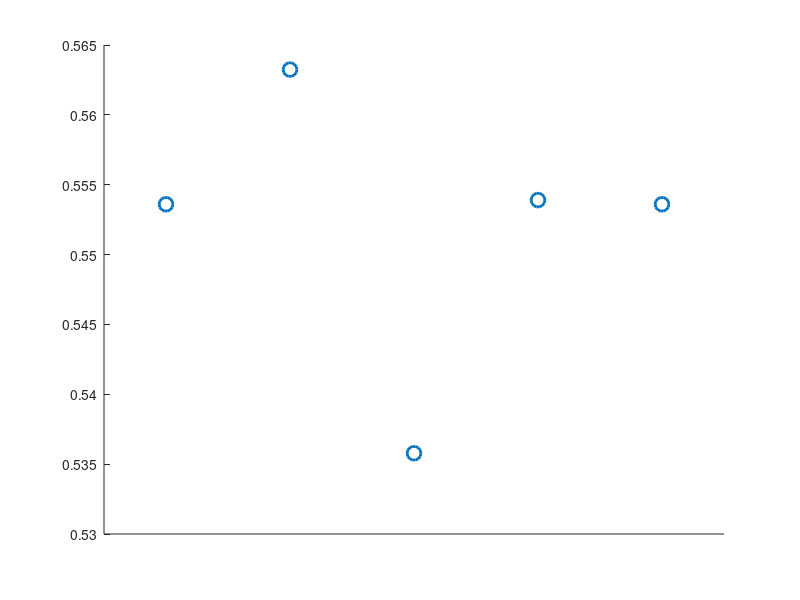
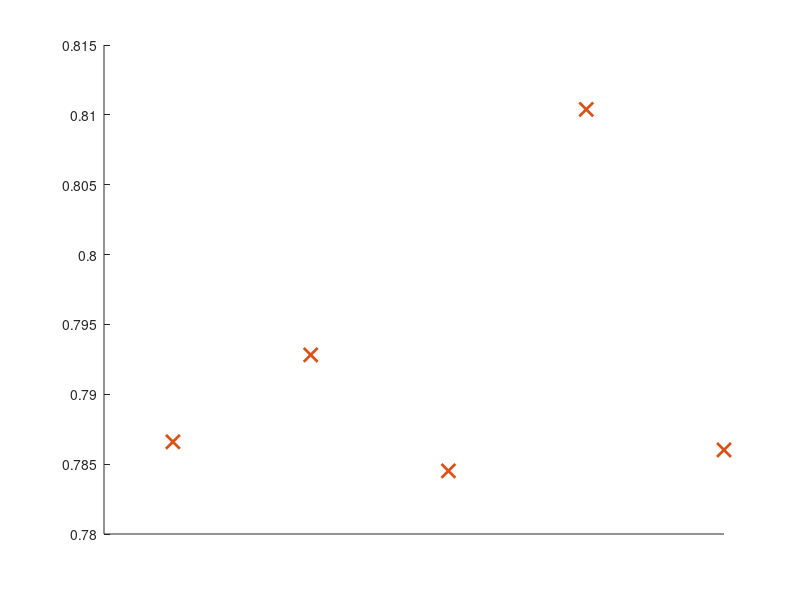
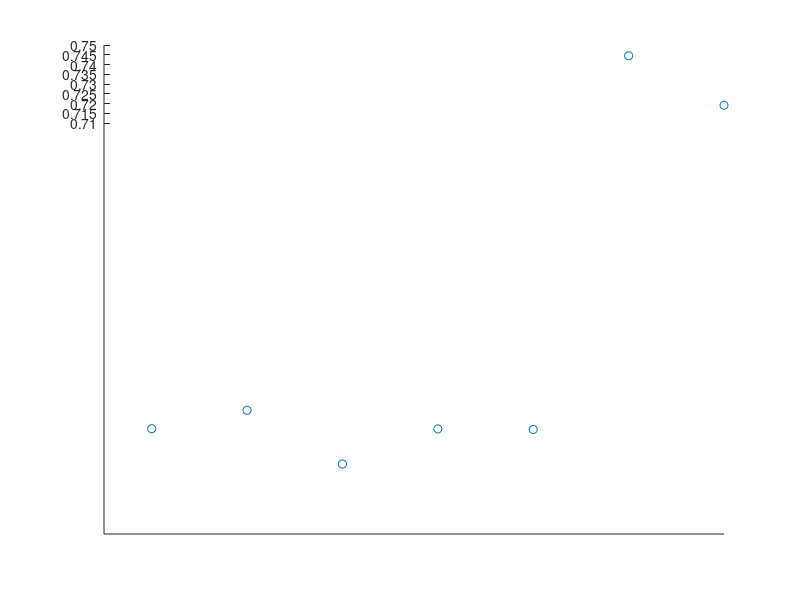

Here is the MATLAB script that generated these plots, in order:
x = [5, 15, 25, 35, 45];
x_wetting = [5, 15, 25, 35, 45, 55, 65];
y_left =[0.5536, 0.56324, 0.53578, 0.5539, 0.5536]; 
y_right = [0.7866, 0.79281894, 0.7845156, 0.81039, 0.786018];
y_wetting = [0.55384, 0.56324, 0.53578, 0.553720, 0.55344, 0.744470, 0.71921]; 

figure
scatter(x, y_left, 100, 'o', 'MarkerEdgeColor','#0072BD',...
    'MarkerFaceColor',[1 1 1], 'LineWidth',2)
set(gcf,'unit','centimeters','position',[10 5 30 10])
set(gca,'xtick',[],'xticklabel',[])
ylim([0.53, 0.565])
set(gca,'ytick',0.53:0.005:0.565)
% set(gca,'ytick',[],'yticklabel',[])
set(gcf,'color',"white"); 



figure 
scatter(x, y_right, 100, 'x', 'MarkerEdgeColor','#D95319',...
    'MarkerFaceColor',[1 1 1], 'LineWidth',2)
% hold on;
xlim([0 45])
set(gcf,'unit','centimeters','position',[10 5 30 10])
set(gca,'xtick',[],'xticklabel',[])
% set(gca,'ytick',[],'yticklabel',[])
set(gcf,'color',"white"); 

% 
figure
scatter(x_wetting, y_wetting);

xlim([0 65])
set(gcf,'unit','centimeters','position',[10 0 30 20])
set(gca,'xtick',[],'xticklabel',[])
set(gca,'ytick',0.71:0.005:0.79)
% set(gca,'ytick',[],'yticklabel',[])
set(gcf,'color',"white"); 

